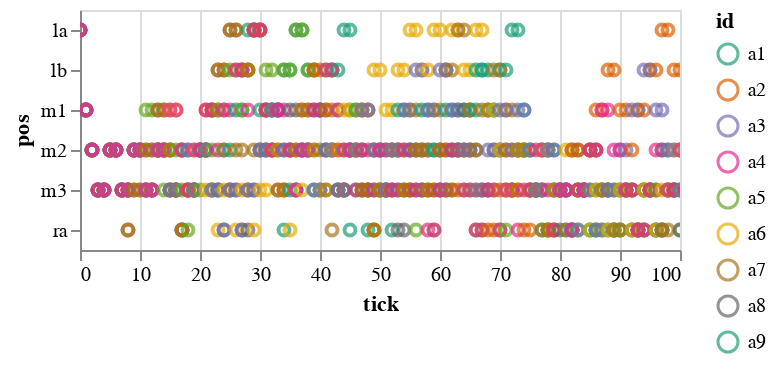

Notebook cell for this chart:
### Code cell
def plot_agent_locations(agents: pl.DataFrame):
    base = alt.Chart(agents).encode(
        x='tick:Q',
        y='pos:N',
        color=alt.Color('id:O').scale(scheme='dark2'),
    )
    return base.mark_point().interactive()
plot_agent_locations(agents)

### Figure 1 — Vega-Lite specification as saved in the notebook (floating-point values rounded to 4 significant figures; data arrays with more than 128 entries replaced by an {"elided": "..."} marker saying what was removed)
{"config": {"view": {"continuousWidth": 300, "continuousHeight": 300}}, "data": {"name": "data-0896b70d6881622683b3e607f16b58ec"}, "mark": {"type": "point"}, "encoding": {"color": {"field": "id", "scale": {"scheme": "dark2"}, "type": "ordinal"}, "x": {"field": "tick", "type": "quantitative"}, "y": {"field": "pos", "type": "nominal"}}, "params": [{"name": "param_18", "select": {"type": "interval", "encodings": ["x", "y"]}, "bind": "scales"}], "$schema": "https://vega.github.io/schema/vega-lite/v5.8.0.json", "datasets": {"data-0896b70d6881622683b3e607f16b58ec": {"elided": "909 records"}}}
